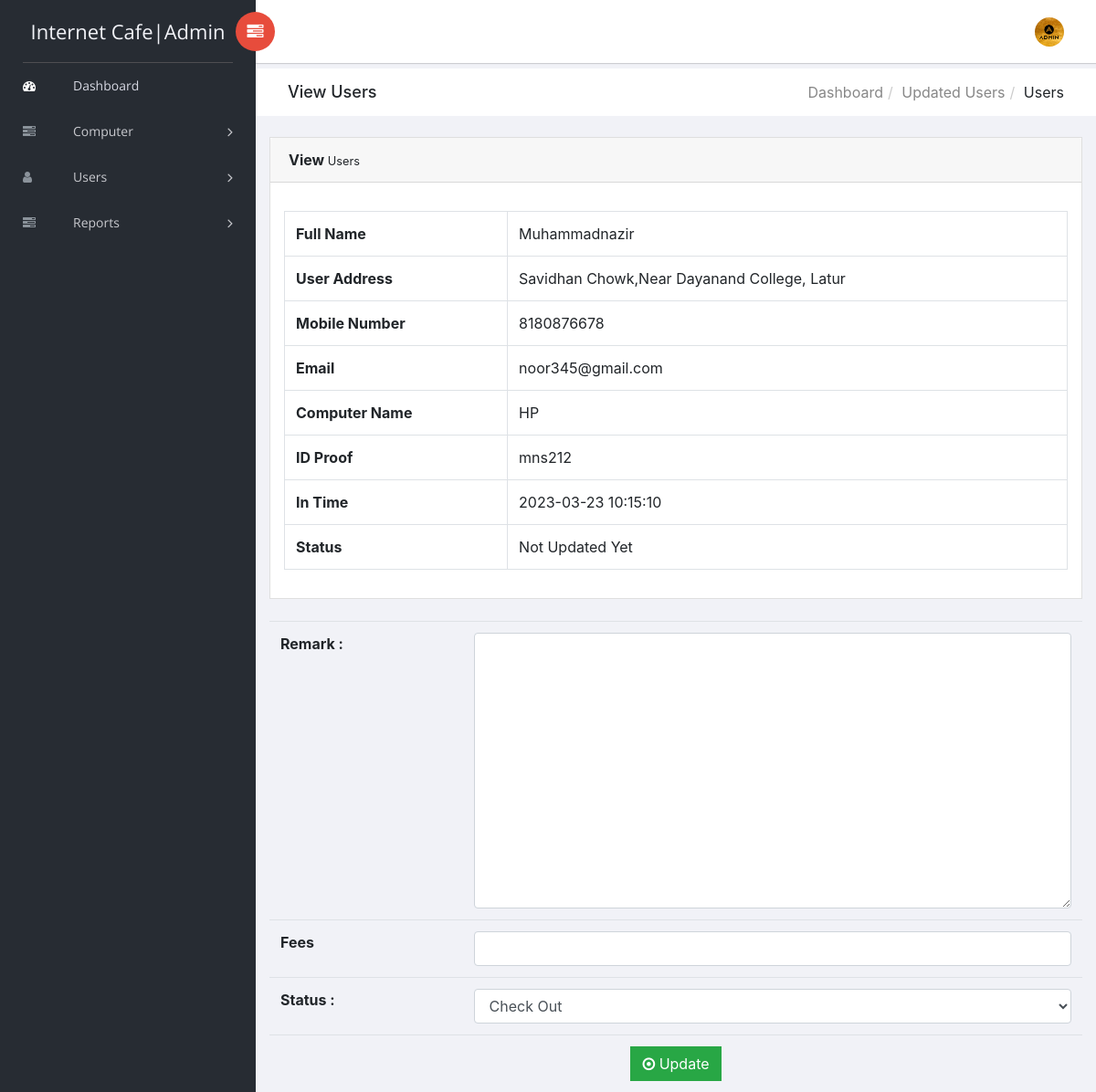
Screenshot of /admin_side/view-user-detail.php?upid=14 (signed in) with the database file from the repository.
### tables this page shows
CREATE TABLE `tblusers` (
  `ID` int(10) NOT NULL,
  `UserName` varchar(120) DEFAULT NULL,
  `UserAddress` varchar(200) DEFAULT NULL,
  `MobileNumber` bigint(10) DEFAULT NULL,
  `Email` varchar(200) DEFAULT NULL,
  `ComputerName` varchar(120) DEFAULT NULL,
  `IDProof` varchar(120) DEFAULT NULL,
  `InTime` timestamp NULL DEFAULT CURRENT_TIMESTAMP,
  `OutTime` timestamp NULL DEFAULT NULL ON UPDATE CURRENT_TIMESTAMP,
  `Fees` varchar(120) DEFAULT NULL,
  `Remark` varchar(120) DEFAULT NULL,
  `Status` varchar(20) NOT NULL,
  `UpdationDate` timestamp NULL DEFAULT NULL ON UPDATE CURRENT_TIMESTAMP
);

### admin_side/view-user-detail.php (the view, shortened to what this page needs)
<?php
include('includes/dbconnection.php');
if (strlen($_SESSION['ccmsaid']==0)) {
  header('location:logout.php');
  } else{
?>
<!doctype html>
<html class="no-js" lang="en">
<head>
    <link rel="stylesheet" href="vendors/bootstrap/dist/css/bootstrap.min.css">
    <link rel="stylesheet" href="vendors/font-awesome/css/font-awesome.min.css">
    <link rel="stylesheet" href="vendors/themify-icons/css/themify-icons.css">
    <link rel="stylesheet" href="vendors/flag-icon-css/css/flag-icon.min.css">
    <link rel="stylesheet" href="vendors/selectFX/css/cs-skin-elastic.css">
    <link rel="stylesheet" href="assets/css/style.css">
</head>
<body>
    <?php include_once('includes/sidebar.php');?>
    <div id="right-panel" class="right-panel">
        <?php include_once('includes/header.php');?>
        <div class="breadcrumbs">
            <div class="col-sm-4">
                <div class="page-header float-left">
                    <div class="page-title">
                        <h1>View Users</h1>
                    </div>
                </div>
            </div>
            <div class="col-sm-8">
                <div class="page-header float-right">
                    <div class="page-title">
                        <ol class="breadcrumb text-right">
                            <li><a href="dashboard.php">Dashboard</a></li>
                            <li><a href="manage-olduser.php">Updated Users</a></li>
                            <li class="active">Users</li>
                        </ol>
                    </div>
                </div>
            </div>
        </div>
        <div class="content mt-3">
            <div class="animated fadeIn">
                <div class="row">
                    <div class="col-lg-6">
                    </div>
                    <div class="col-lg-12">
                        <div class="card">
                            <div class="card-header"><strong>View</strong><small> Users</small></div>
                            <div class="card-body card-block">
 <?php
 $cid=$_GET['upid'];
$ret=mysqli_query($con,"select * from tblusers where ID='$cid'");
while ($row=mysqli_fetch_array($ret)) {
?>                       <table border="1" class="table table-bordered mg-b-0">
<tr>
                                <th>Full Name</th>
                                   <td><?php  echo $row['UserName'];?></td>
                                   </tr>
                                <tr>
                                <th>User Address</th>
                                   <td><?php  echo $row['UserAddress'];?></td>
                                   </tr>
                                   <tr>
                                    <th>Mobile Number</th>
                                      <td><?php  echo $row['MobileNumber'];?></td>
                                  </tr>
                                      <tr>
                                       <th>Email</th>
                                        <td><?php  echo $row['Email'];?></td>
                                    </tr>
                                    <tr>
                               <th>Computer Name</th>
                                <td><?php  echo $row['ComputerName'];?></td>
                            </tr>
                       <tr>
                       <th>ID Proof</th>
                         <td><?php  echo $row['IDProof'];?></td>
                         </tr>
                     <tr>
       <th>In Time</th>
       <td><?php  echo $row['InTime'];?></td>
</tr>
    <tr>
    <th>Status</th>
    <td> <?php
if($row['Status']=="")
{
  echo "Not Updated Yet";
}
     ;?></td>
  </tr>
</table>
                                                    </div>
                                                </div>
<table class="table mb-0">
<?php if($row['Status']==""){ ?>
<form name="submit" method="post" enctype="multipart/form-data">
<tr>
    <th>Remark :</th>
    <td>
    <textarea name="remark" placeholder="" rows="12" cols="14" class="form-control wd-450" required="true"></textarea></td>
  </tr>
<tr>
<th>Fees </th>
<td>
  <input type="text" name="fees" id="fees" class="form-control wd-450" >
</td></tr>
  <tr>
    <th>Status :</th>
    <td>
   <select name="status" class="form-control wd-450" required="true" >
     <option value="Out">Check Out</option>
   </select></td>
  </tr>
  <tr align="center">
    <td colspan="2"><button type="submit" name="submit" class="btn btn-success btn-lh"><i class="fa fa-dot-circle-o"></i> Update</button></td>
  </tr>
  </form>
<?php } ?>
</table>
<?php } ?>
                                            </div>
                                            </div>
                                        </div>
                                    </div>
                                </div>
</body>
</html>
<?php }  ?>

### admin_side/includes/sidebar.php (shortened to what this page needs)
<aside id="left-panel" class="left-panel">
        <nav class="navbar navbar-expand-sm navbar-default">
<?php
$adminid=$_SESSION['ccmsaid'];
$ret=mysqli_query($con,"select AdminName from tbladmin where ID='$adminid'");
$row=mysqli_fetch_array($ret);
$name=$row['AdminName'];
?>
            <div class="navbar-header">
                <a class="navbar-brand" href="dashboard.php">Internet Cafe|<?php echo $name; ?></a>
            </div>
            <div id="main-menu" class="main-menu collapse navbar-collapse">
                <ul class="nav navbar-nav">
                    <li class="active">
                        <a href="dashboard.php"> <i class="menu-icon fa fa-dashboard"></i>Dashboard </a>
                    </li>
<li class="menu-item-has-children dropdown">
                        <a href="#" class="dropdown-toggle" data-toggle="dropdown" aria-haspopup="true" aria-expanded="false"> <i class="menu-icon fa fa-tasks"></i>Computer</a>
                    </li>
 <li class="menu-item-has-children dropdown">
                        <a href="add-users.php" class="dropdown-toggle" data-toggle="dropdown" aria-haspopup="true" aria-expanded="false"> <i class="menu-icon fa fa-user"></i>Users</a>
                    </li>
  <li class="menu-item-has-children dropdown">
                        <a href="#" class="dropdown-toggle" data-toggle="dropdown" aria-haspopup="true" aria-expanded="false"> <i class="menu-icon fa fa-tasks"></i>Reports</a>
                    </li>
                </ul>
            </div>
        </nav>
    </aside>

### rows the page displays
tblusers: UserName "Muhammadnazir", UserAddress "Savidhan Chowk,Near Dayanand College, Latur", MobileNumber "8180876678", Email "noor345@gmail.com", ComputerName "HP", IDProof "mns212", InTime "2023-03-23 10:15:10", Status "Not Updated Yet"

### other values shown
$name "Admin"
